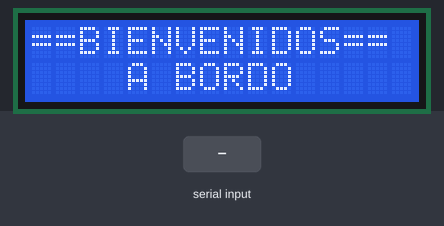
Recording of a sketch running on a simulated Arduino Uno, built with avr-gcc and run on an emulated ATmega328P. On the bench: 16×2 character LCD. The inputs (shaded band) are chosen by the test bench.

Above: at 1.7 s.
1.8 s: "|" received over Serial
At 3.2 s:
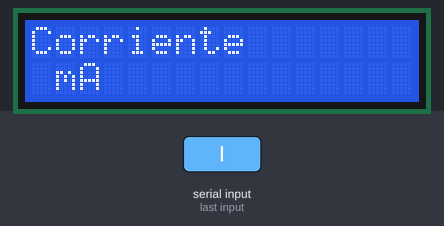
Timing chart, 0 to 4.8 s (numbered marks = the images above; inputs shaded):
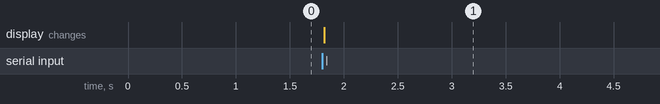

The sketch:

LCD.ino
```cpp
#include <LiquidCrystal_I2C.h>
LiquidCrystal_I2C lcd(0x27,16,2);

String entradaSerial="";
bool entradaCompleta=false;

void setup() {
  lcd.init();
  lcd.backlight();
  lcd.clear();
  lcd.setCursor(0,0);
  lcd.print("==BIENVENIDOS==");
  lcd.setCursor (0,1);
  lcd.print("    A BORDO");
  delay(500);
  Serial.begin(9600);

}

void loop() {
  if(entradaCompleta==true){
    Serial.print(entradaSerial);
    lcd.clear();
    lcd.setCursor(0,0);
    lcd.print("Corriente");
    lcd.setCursor(0,1);
    lcd.print(entradaSerial + " mA");

    entradaSerial="";
    entradaCompleta=false;
    }

}

void serialEvent(){
  while(Serial.available()){
    char inChar = (char)Serial.read();
    if(inChar != '|'){
      entradaSerial += inChar;
      }
     if(inChar == '|'){
      entradaCompleta = true;
      }
    }
  }
```

Measured:
- after the input at 1.8 s, the display: changes at once (image 1)
